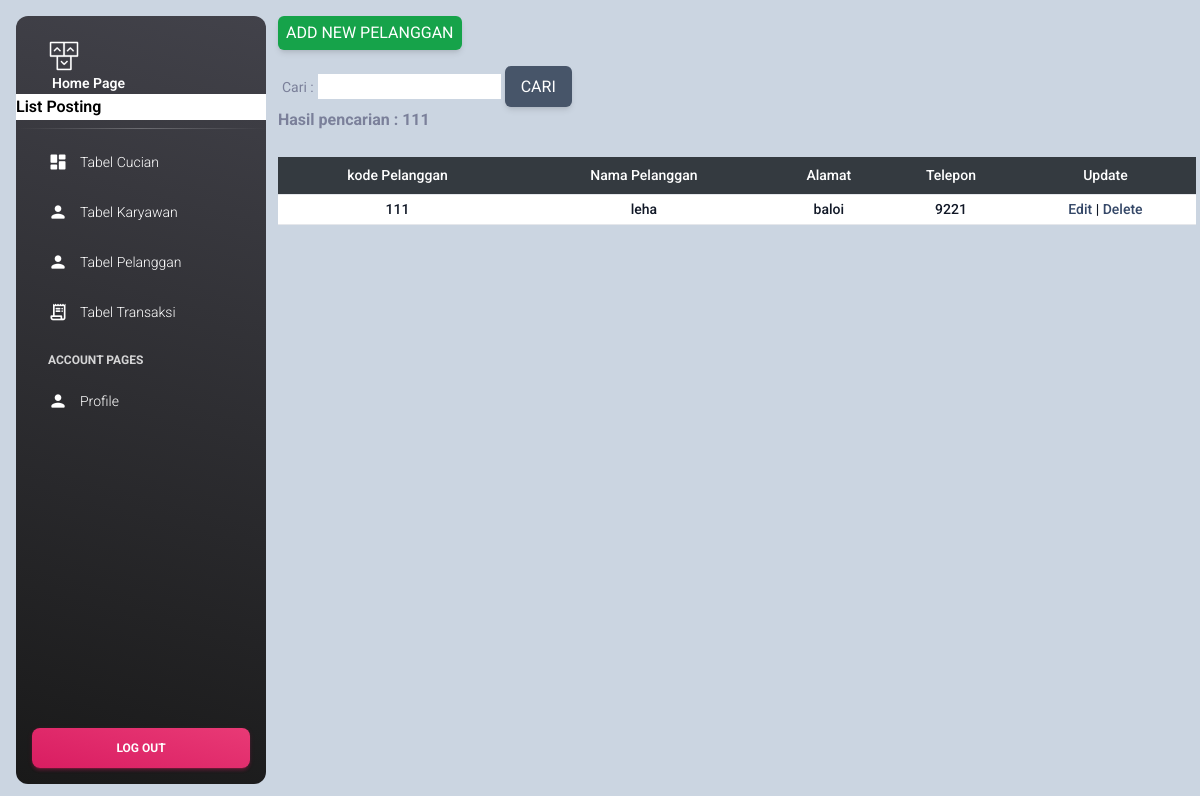
The page /public/pelanggan/pelanggan.php?cari3=111 on the database as committed earlier.
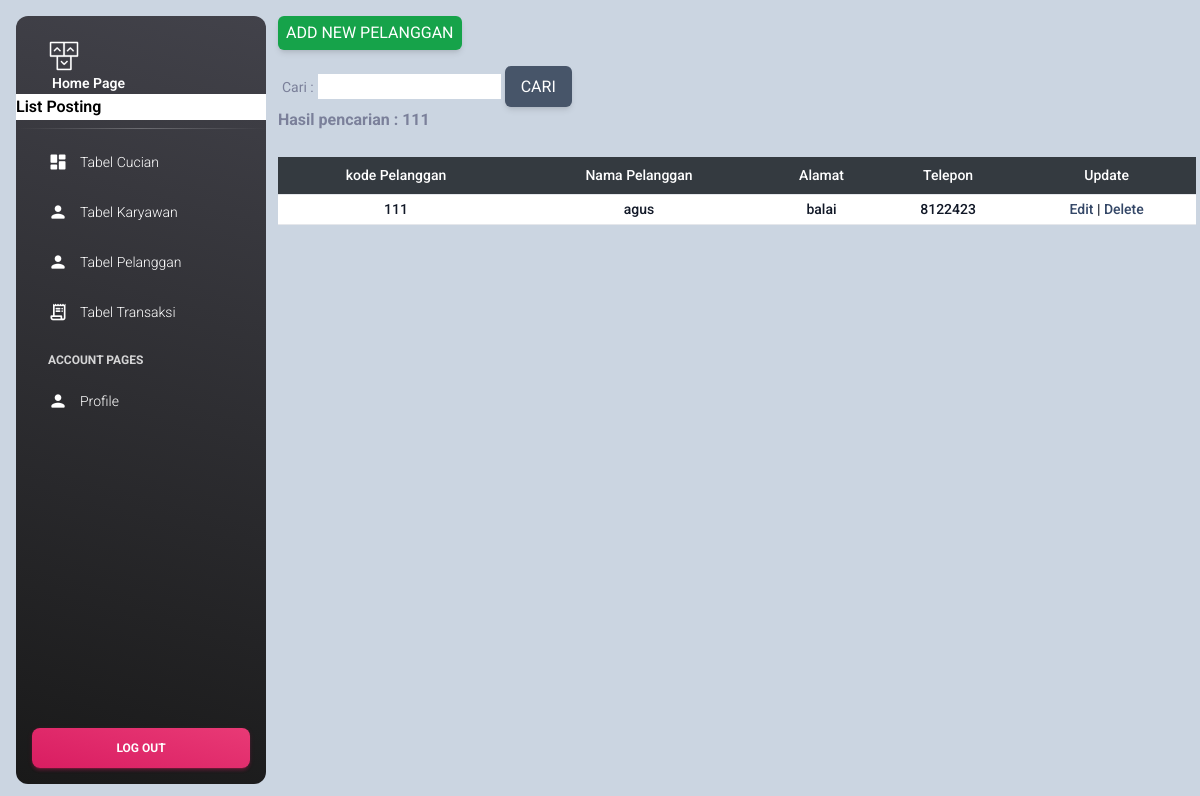
The same page on the database as committed later.
### tables this page shows
CREATE TABLE `pelanggan` (
  `kodepelanggan` char(12) NOT NULL,
  `namapelanggan` varchar(20) DEFAULT NULL,
  `alamat` varchar(100) DEFAULT NULL,
  `telepon` int(16) DEFAULT NULL
);

### public/pelanggan/pelanggan.php (the view, shortened to what the changed rows need)
<?php
include_once("../../config/config.php");
?>
<!DOCTYPE html>
<html lang="en">
<head>
    <link rel="stylesheet" href="../css/style.css">
<link href="../../assets/css/nucleo-icons.css" rel="stylesheet" />
<link href="../../assets/css/nucleo-svg.css" rel="stylesheet" />
<link id="pagestyle" href="../../assets/css/material-dashboard.css?v=3.0.4" rel="stylesheet" />
</head>
<body class="g-sidenav-show" >
<div class="bg-slate-300 py-25 px-1 min-h-screen ">
<main class="main-content border-radius-lg ">
  <div class="flex flex-col">
  <div class="overflow-x-auto sm:-mx-6 lg:-mx-8">
    <div class="py-4 inline-block min-w-full sm:px-6 lg:px-8">
      <div class="overflow-hidden">
    <table class="min-w-full text-center">
    <thead class="border-b bg-gray-800">
    <tr>
     <th scope="col" class="text-sm font-medium text-white px-1 py-2">kode Pelanggan</th>
     <th scope="col" class="text-sm font-medium text-white px-1 py-2">Nama Pelanggan</th>
     <th scope="col" class="text-sm font-medium text-white px-1 py-2">Alamat</th>
     <th scope="col" class="text-sm font-medium text-white px-1 py-2">Telepon</th>
     <th scope="col" class="text-sm font-medium text-white px-1 py-2">Update</th>
    </tr>
    </thead>
    <tbody>
    <?php
        if(isset($_GET['cari3'])){
            $cari3 = $_GET['cari3'];
            $result2 = mysqli_query($mysqli,"select * from pelanggan where kodepelanggan Like '%".$cari3."%'");
        } else{
            $result2 = mysqli_query($mysqli, "SELECT * FROM pelanggan ORDER BY kodepelanggan ASC");
        }
    while($user_data2 = mysqli_fetch_array($result2)) {
        echo "<tr class='bg-white border-b'>";
        echo "<td class='px-1 py-1 whitespace-nowrap text-sm font-medium text-gray-900'>".$kodepelanggan = $user_data2['kodepelanggan']."</td>";
		    echo "<td class='px-1 py-1 whitespace-nowrap text-sm font-medium text-gray-900'>".$namapelanggan =$user_data2['namapelanggan']."</td>";
	    	echo "<td class='px-1 py-1 whitespace-nowrap text-sm font-medium text-gray-900'>".$alamat = $user_data2['alamat']."</td>";
		    echo "<td class='px-1 py-1 whitespace-nowrap text-sm font-medium text-gray-900'>".$telepon = $user_data2['telepon']."</td>";
        echo "<td class='px-1 py-1 whitespace-nowrap text-sm font-medium text-gray-900'><a  href='edit.php?kodepelanggan=$user_data2[kodepelanggan]'>Edit</a> | <a href='delete.php?kodepelanggan=$user_data2[kodepelanggan]'>Delete</a></td></tr>";
    }
    ?>
    </tbody>
    </table>
      </div>
    </div>
  </div>
  </div>
</body>
</html>

Rows that differ between the two databases and show on the page:
changed pelanggan id 111: namapelanggan "leha" → "agus"; alamat "baloi" → "balai"; telepon "9221" → "8122423"
